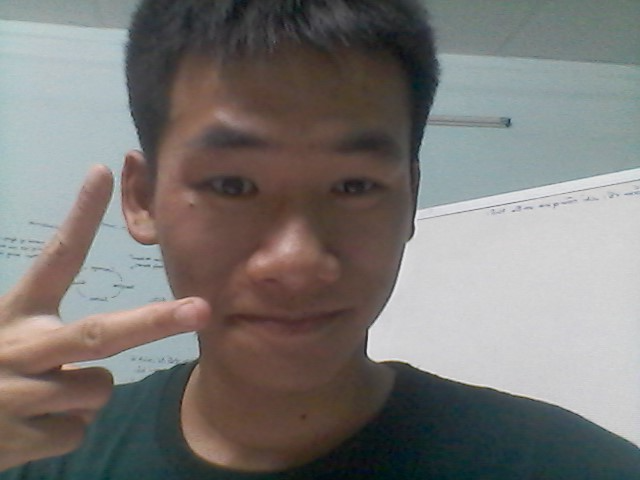
%> input picture Chap2 Spatial Filters/huy.png, 640 x 480 px
$ octave Chap2_bai6_Histogram_Equalize.m   (GNU Octave 9; MATLAB toolbox functions it lacks are replaced by stand-ins)
%> lines starting %> are read from the running program, lines starting %| are printed output that depends on the picture
### Chap2 Spatial Filters/cumilative_density.m
function [cdf] = cumilative_density(img)
    img = im2gray(img);
    imin = min(img(:));
    imax = max(img(:));

    [h, w] = size(img);
    n = h * w;

    freq = zeros(imax-imin+1,1);

    for i=1:h
        for j=1:w
            freq(img(i,j)-imin+1) = freq(img(i,j)-imin+1) + 1;
        end
    end

    prob = freq / n;
    cdf = zeros(size(prob));
    cdf(1) = prob(1);

    for i=2:(imax-imin+1)
        cdf(i) = cdf(i-1) + prob(i);
    end

end

### Chap2 Spatial Filters/Chap2_bai6_Histogram_Equalize.m
clc, clearvars;

im = imread('huy.png');
%> im is the input picture: size 480x640x3 uint8; mean R, G, B 122.6, 119.5, 116.9
im = rgb2gray(im);
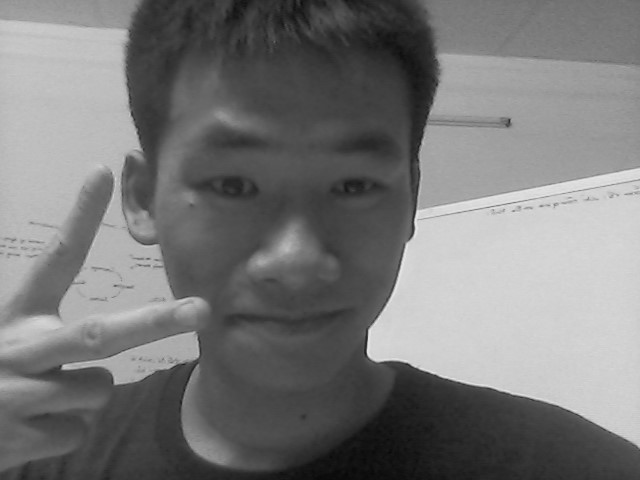
%> im: size 480x640 uint8; min 8, max 232, mean 120.1


[h, w] = size(im);
%> h = 480; w = 640
n = h*w;
%> n = 307200
imin = uint8(min(im(:)));
%> imin = 8

dense = cumilative_density(im);
%> in cumilative_density, `imax = max(img(:));`: imax = 232
%> after the loop in cumilative_density, `for i=1:h`: freq = 225 values, max 8977 at index 202, min 0 at index 224, mean 1365.3
%> in cumilative_density, `prob = freq / n;`: prob = 225 values, max 0.0292 at index 202, min 0 at index 224, mean 0.00444
%> after the loop in cumilative_density, `for i=2:(imax-imin+1)`: cdf = 225 values from 3.26e-06 to 1
%> dense = 225 values from 3.26e-06 to 1

figure;
subplot(331); imshow(im); title('Gray Img');
subplot(332); histogram(im); title('Histogram before');
subplot(333); plot(dense); title('Cumilative density before');

% Transform levels in histogram
lv= uint8(dense * 225);
%> lv = 225 values from 0 to 225

for i=1:h
    for j=1:w
        result(i,j) = lv(im(i,j)-imin+1);
    end
end
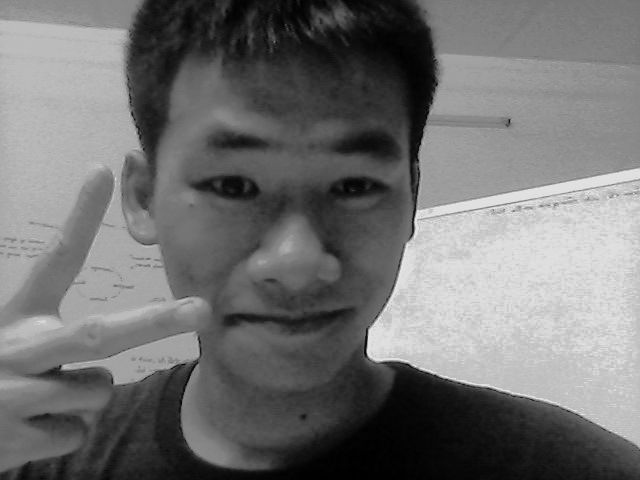
%> result: size 480x640 uint8; min 0, max 225, mean 113.4

pix_freq = zeros(h,w);

dense = cumilative_density(result);
%> dense = 226 values from 0.00183 to 1

% Show img after using histogram equalization transform
subplot(334); imshow(result); title('My Equalized Img (Linear)');
subplot(335); histogram(result); title('Histogram after');
subplot(336); plot(dense); title('Cumilative density after')

[j, t] = histeq(im);
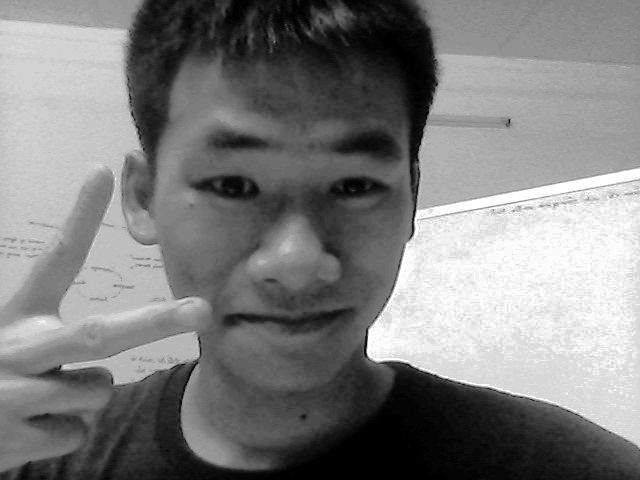
%> j: size 480x640 uint8; min 0, max 255, mean 126.7
%> t = 256 values from 0 to 1
subplot(337); imshow(j); title('Built-in function Equalized Img')
subplot(338); histogram(j); title('Histogram after');
subplot(339); plot(t); title('Cumilative density after');
%> after `title('Cumilative density after')`:
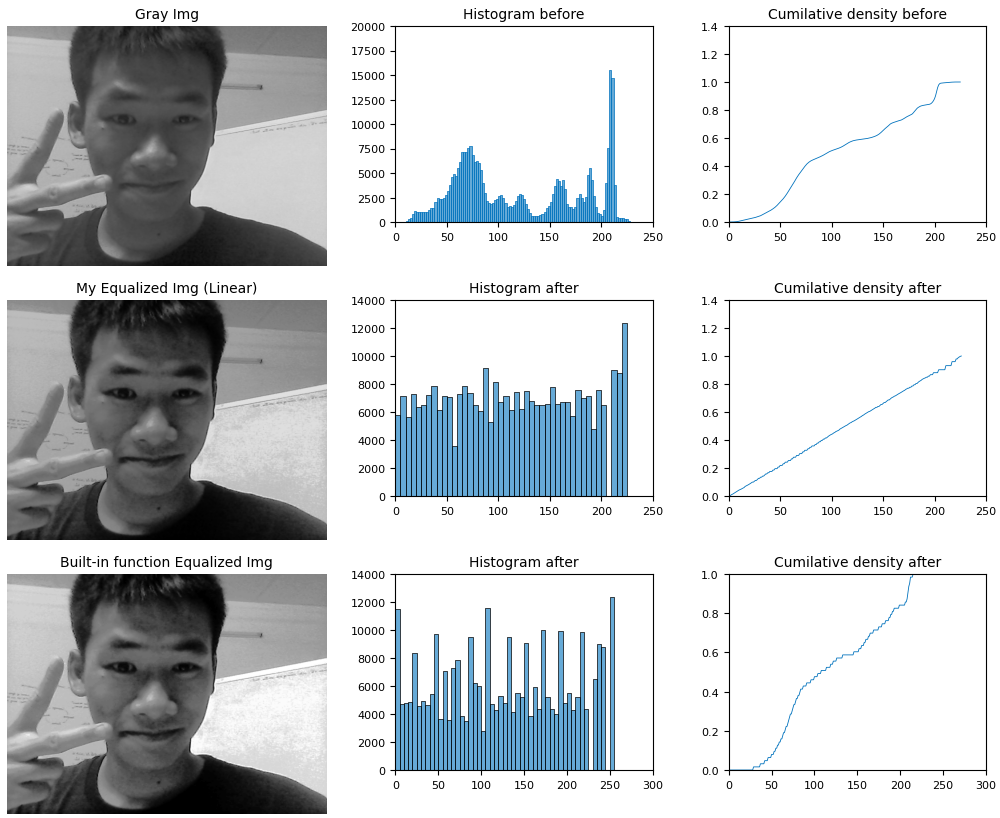
%> figure redrawn from the program's plot data, 9 panels

figure;
dif = abs(result - im);
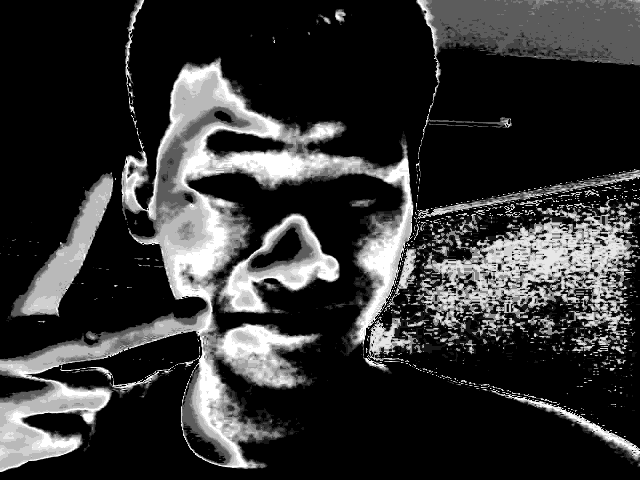
%> dif: size 480x640 uint8; min 0, max 11, mean 2.23; drawn with min black and max white
dif(dif == 0) = 200;
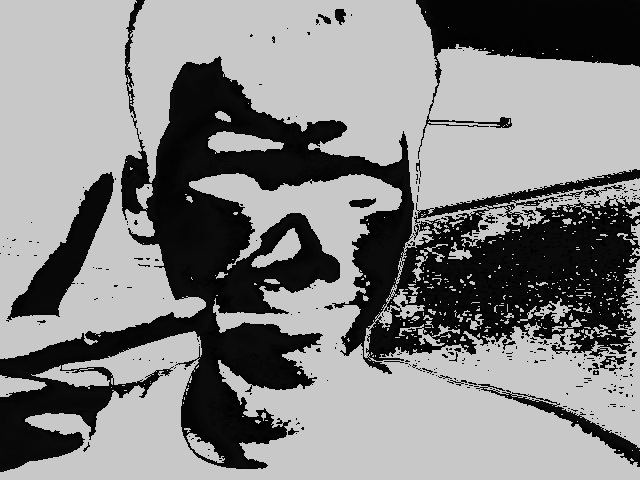
%> dif: size 480x640 uint8; min 1, max 200, mean 131.1
imshow(dif); title('Equalize area')
